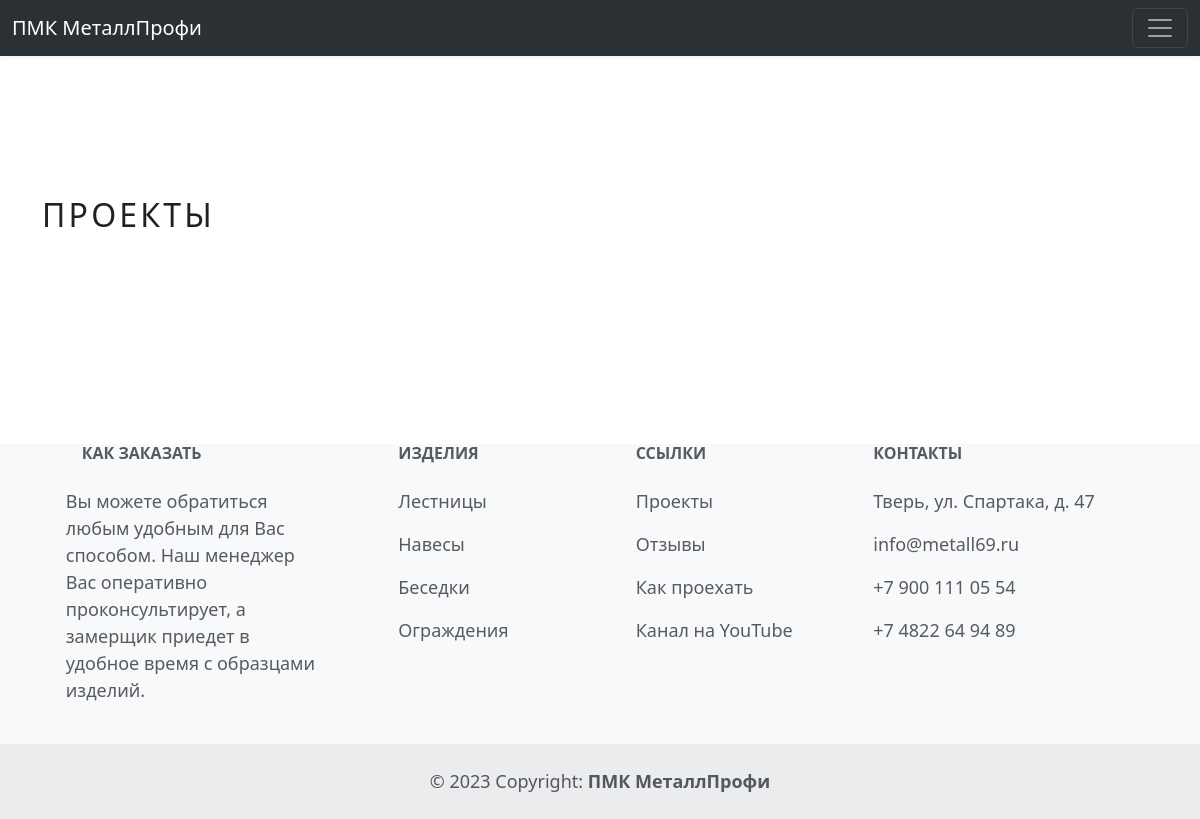
The page /projects/ on the database as committed earlier.
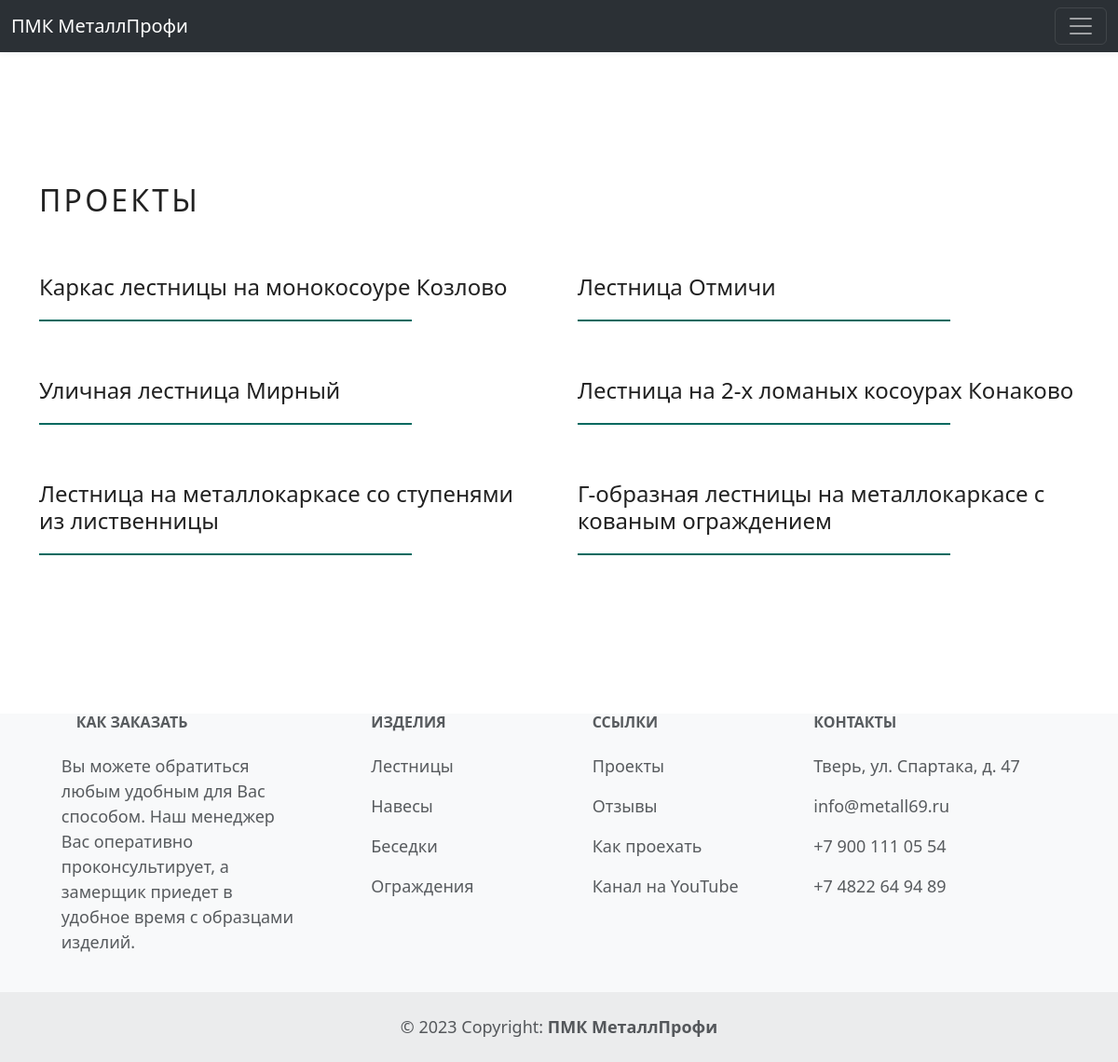
The same page on the database as committed later.
### mainpage/models.py (models this page shows, shortened)
class ProjectVideo(models.Model):
    title = models.CharField(max_length=100, null=False, verbose_name='Заголовок видео')
    description = models.TextField(max_length=1000, verbose_name='Описание видео', blank=True)
    url = EmbedVideoField(verbose_name='Ссылка на видео')
    added = models.DateTimeField(auto_now_add=True, verbose_name='Дата загрузки')

### mainpage/views.py (the view)
# urls.py: path('projects/', views.projects, name='projects'),
def projects(request):
    projects_videos = ProjectVideo.objects.all()
    return render(request, 'mainpage/projects.html', {'Videos': projects_videos})

### mainpage/templates/mainpage/projects.html (shortened to what this page needs)
{% extends 'mainpage/base.html' %}
{% load embed_video_tags %}
{% block content %}
<section>
    <div class="container">
        <h2>Проекты</h2>
        <div class="reviews">
            {% for item in Videos %}
            <div class="">
                <h4 class="">{{ item.title }}</h4>
                <div class="hor_separator"></div>
            </div>
            {% endfor %}
        </div>
    </div>
</section>
{% endblock %}

### mainpage/templates/mainpage/base.html (shortened to what this page needs)
<!DOCTYPE html>
{% load static %}
<html lang="en">
<head>
    <link href="https://cdn.jsdelivr.net/npm/bootstrap@5.3.1/dist/css/bootstrap.min.css" rel="stylesheet">
    <link rel="stylesheet" href="https://cdn.jsdelivr.net/npm/bootstrap-icons@1.8.1/font/bootstrap-icons.css">
    <link rel="stylesheet" href="{{ STATIC_URL}}/static/main.css">
</head>
<body>
<div class="top-header">
  <div class="container">
    <div class="top-header-bools">
      <div class="top-header-bool mobile-hidden">Тверь, ул. Спартака, д. 47</div>
      <div class="top-header-bool"><a href="tel:+74822649489">+ 7 (4822) 64 94 89</a></div>
      <div class="top-header-bool phone-hidden">info@metall69.ru</div>
    </div>
  </div>
</div>
<nav class="navbar navbar-expand-xxl bg-body-tertiary" data-bs-theme="dark">
  <div class="container-fluid">
    <a class="navbar-brand" href="{% url 'home' %}">ПМК МеталлПрофи</a>
    <button class="navbar-toggler" type="button" data-bs-toggle="collapse" data-bs-target="#navbarNavDropdown" aria-controls="navbarNavDropdown" aria-expanded="false" aria-label="Toggle navigation">
      <span class="navbar-toggler-icon"></span>
    </button>
  </div>
</nav>
{% block content %}
{% endblock %}
<footer class="text-center text-lg-start bg-light text-muted">
  <section class="">
    <div class="container text-center text-md-start mt-5">
      <div class="row mt-3">
        <div class="col-md-3 col-lg-4 col-xl-3 mx-auto mb-4">
          <h6 class="text-uppercase fw-bold mb-4">
            как заказать
          </h6>
          <p>
            Вы можете обратиться любым удобным для Вас способом. Наш менеджер Вас оперативно проконсультирует,
            а замерщик приедет в удобное время с образцами изделий.
          </p>
        </div>
        <div class="col-md-2 col-lg-2 col-xl-2 mx-auto mb-4">
          <h6 class="text-uppercase fw-bold mb-4">
            изделия
          </h6>
          <p>
            <a href="{% url 'stair' %}" class="text-reset">Лестницы</a>
          </p>
          <p>
            <a href="{% url 'shelter' %}" class="text-reset">Навесы</a>
          </p>
          <p>
            <a href="{% url 'pergola' %}" class="text-reset">Беседки</a>
          </p>
          <p>
            <a href="{% url 'fence' %}" class="text-reset">Ограждения</a>
          </p>
        </div>
        <div class="col-md-3 col-lg-2 col-xl-2 mx-auto mb-4">
          <h6 class="text-uppercase fw-bold mb-4">
            ссылки
          </h6>
          <p>
            <a href="{% url 'projects' %}" class="text-reset">Проекты</a>
          </p>
          <p>
            <a href="{% url 'reviews' %}" class="text-reset">Отзывы</a>
          </p>
          <p>
            <a href="{% url 'contacts' %}" class="text-reset">Как проехать</a>
          </p>
          <p>
            <a href="https://www.youtube.com/@user-og4cg9gx8v" class="text-reset">Канал на YouTube</a>
          </p>
        </div>
        <div class="col-md-4 col-lg-3 col-xl-3 mx-auto mb-md-0 mb-4">
          <h6 class="text-uppercase fw-bold mb-4">Контакты</h6>
          <p>Тверь, ул. Спартака, д. 47</p>
          <p><a href="mailto:info@metall69.ru">info@metall69.ru</a></p>
          <p><a href="tel:+79001110554">+7 900 111 05 54</a></p>
          <p><a href="tel:+74822649489">+7 4822 64 94 89</a></p>
        </div>
      </div>
    </div>
  </section>
  <div class="text-center p-4" style="background-color: rgba(0, 0, 0, 0.05);">
    © 2023 Copyright:
    <a class="text-reset fw-bold" href="{% url 'home' %}">ПМК МеталлПрофи</a>
  </div>
</footer>
</body>
</html>

### mainpage/static/main.css (style rules this page uses)
body { color: #212121; font-size: 18px; }
a { text-decoration: none; color: inherit; }
.top-header { height: 50px; background-color: #2B3035; position: fixed; width: 100%; -webkit-box-shadow: 0px 4px 8px 0px rgba(34, 60, 80, 0.2); -moz-box-shadow: 0px 4px 8px 0px rgba(34, 60, 80, 0.2); box-shadow: 0px 4px 8px 0px rgba(34, 60, 80, 0.2); color: #9FA2A4; }
.top-header-bools { display: grid; grid-template-columns: 1fr 2fr 2fr 2fr 1fr; grid-auto-rows: 50px; align-items: center; text-align:center; }
h2 { text-transform: uppercase; letter-spacing: 0.1em; margin-bottom: 40px; }
.hor_separator { height: 2px; width: 400px; background-color: #01695f; margin: 20px 0 20px 0; }
.container > h2 { padding: 140px 0 20px 0; }
.reviews { display: grid; grid-template-columns: 1fr 1fr; grid-gap: 40px; margin-bottom: 150px; }

Rows that differ between the two databases and show on the page:
added ProjectVideo: title "Каркас лестницы на монокосоуре Козлово"
added ProjectVideo: title "Лестница Отмичи"
added ProjectVideo: title "Уличная лестница Мирный"
added ProjectVideo: title "Лестница на 2-х ломаных косоурах Конаково"
added ProjectVideo: title "Лестница на металлокаркасе со ступенями из лиственницы"
added ProjectVideo: title "Г-образная лестницы на металлокаркасе с кованым ограждением"
